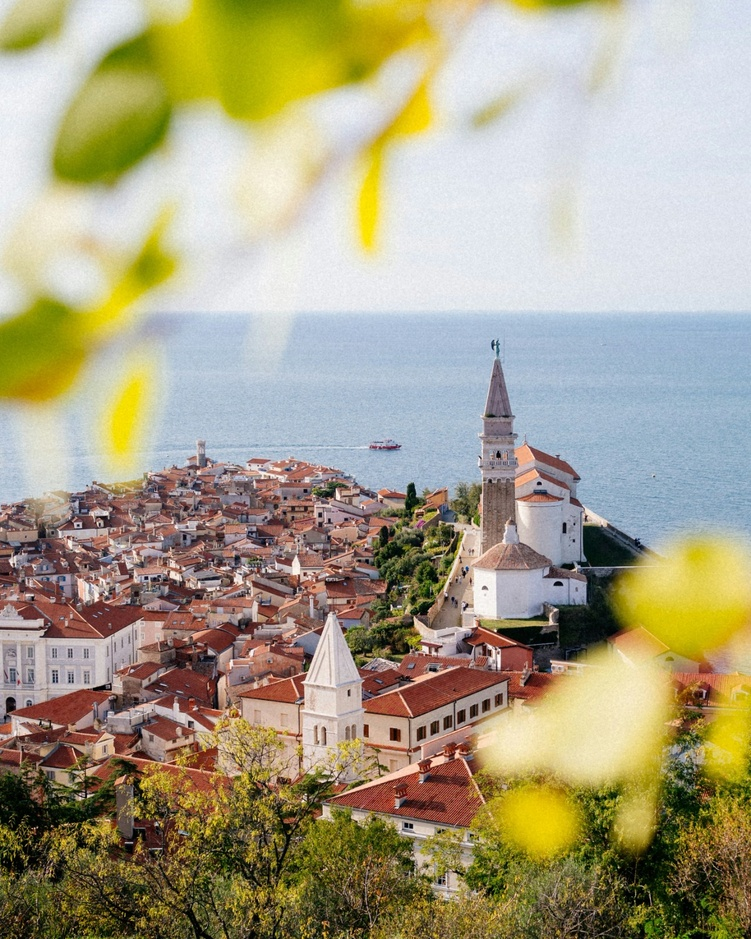
#> input picture Experiment 3 - Solutions by students/experiment-03/image.jpg.jpg, 751 x 939 px, shrunk from 1280 x 1600 before the run
$ python exp3.py   (older library calls are emulated)
#> lines starting #> are read from the running program, lines starting #| are printed output that depends on the picture
import os
import cv2
import numpy as np
import matplotlib.pyplot as plt

# 1. Load your image file
image_path = "image.jpg.jpg"

# Fallback check: look in the current script directory if not found in root
if not os.path.exists(image_path):
    script_dir = os.path.dirname(os.path.abspath(__file__))
    image_path = os.path.join(script_dir, "colourful.jpeg")

# Read as grayscale for clear filter and edge analysis
img = cv2.imread(image_path, cv2.IMREAD_GRAYSCALE)
#> img: shape (939, 751); min 0, max 255, mean 159.5

if img is None:
    raise FileNotFoundError(
        f"Could not find '{image_path}'. Make sure 'colourful.jpeg' is placed inside 'd:\\ss\\EXPIREMENT-03\\'"
    )

# 2. Generate Salt-and-Pepper Noise on the image
noisy_img = img.copy()
num_noise_pixels = int(0.05 * img.size * 0.5)
#> num_noise_pixels = 17629

# Add Salt (white pixels)
coords = [np.random.randint(0, i, num_noise_pixels) for i in img.shape]
noisy_img[tuple(coords)] = 255

# Add Pepper (black pixels)
coords = [np.random.randint(0, i, num_noise_pixels) for i in img.shape]
noisy_img[tuple(coords)] = 0
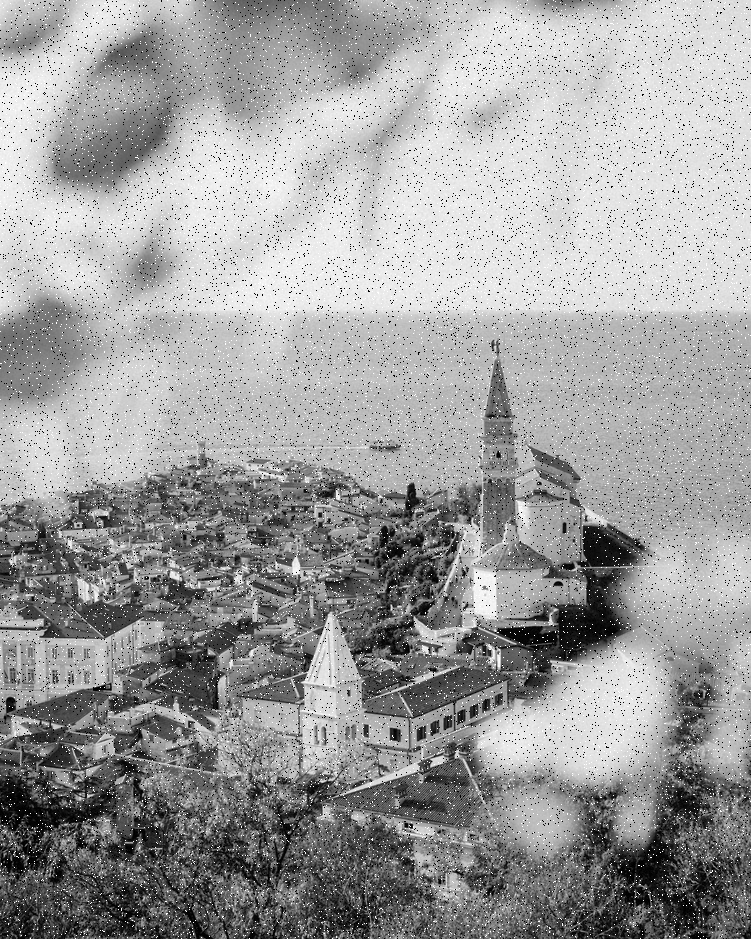
#> noisy_img: shape (939, 751); min 0, max 255, mean 157.9

# 3. Apply Low-Pass Filters (Smoothing & Denoising)
mean_filtered = cv2.blur(noisy_img, (5, 5))
gaussian_filtered = cv2.GaussianBlur(noisy_img, (5, 5), sigmaX=1.5)
median_filtered = cv2.medianBlur(noisy_img, 5)

# 4. Apply High-Pass Filters (Edge Detection)
sobel_x = cv2.Sobel(img, cv2.CV_64F, 1, 0, ksize=3)
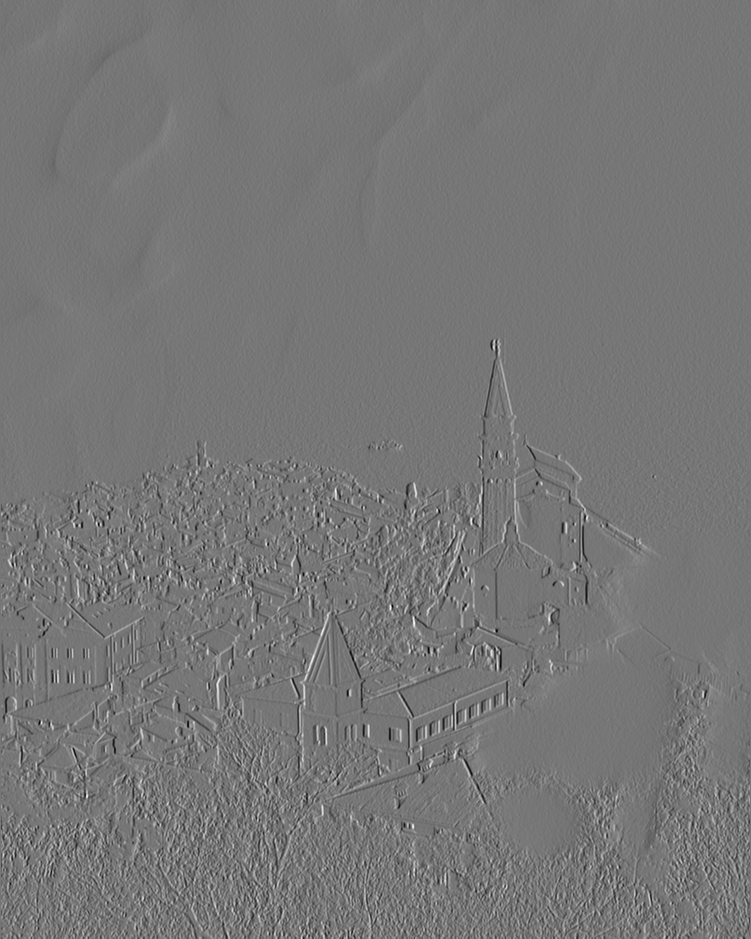
#> sobel_x: shape (939, 751) float64; min -754, max 864, mean 0.2; drawn with min black and max white
sobel_y = cv2.Sobel(img, cv2.CV_64F, 0, 1, ksize=3)
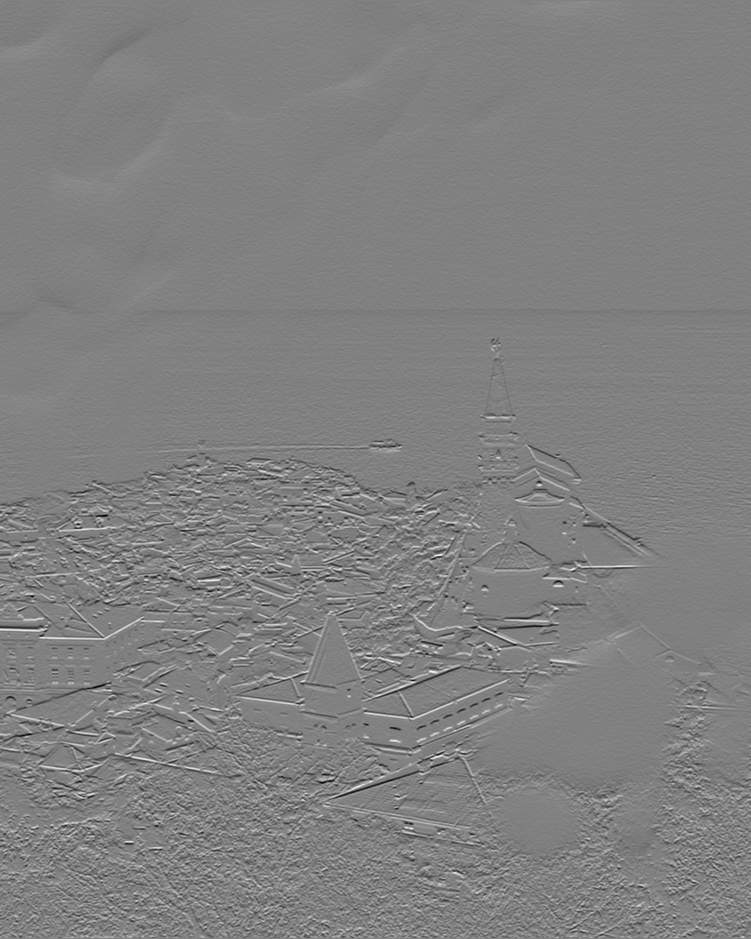
#> sobel_y: shape (939, 751) float64; min -829, max 809, mean -0.9; drawn with min black and max white
sobel_combined = cv2.convertScaleAbs(cv2.magnitude(sobel_x, sobel_y))
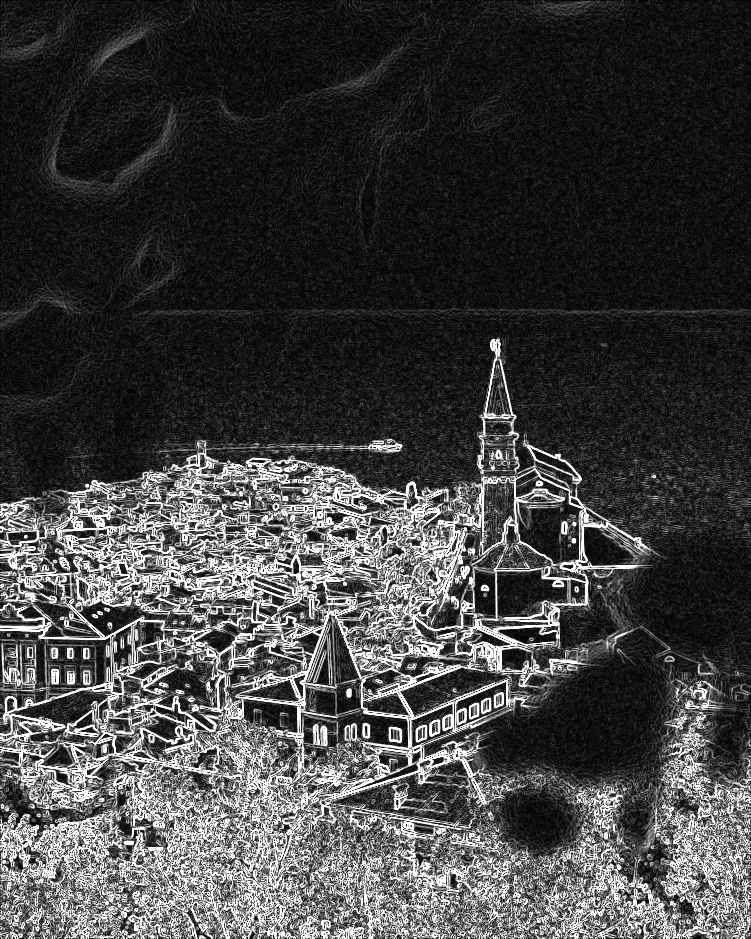
#> sobel_combined: shape (939, 751); min 0, max 255, mean 66
laplacian = cv2.convertScaleAbs(cv2.Laplacian(img, cv2.CV_64F, ksize=3))
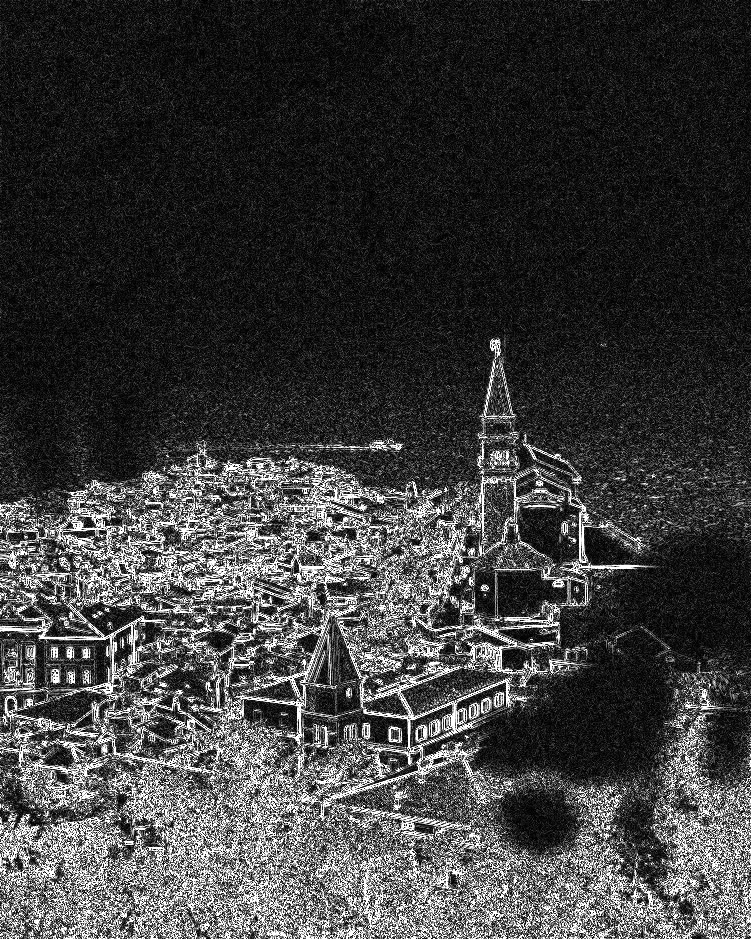
#> laplacian: shape (939, 751); min 0, max 255, mean 61.1

# 5. Plot the 8 steps into a single grid
fig, axes = plt.subplots(2, 4, figsize=(16, 8))

titles = [
    "Original Grayscale", "Noisy (Salt & Pepper)", "Mean Filter (5x5)", "Gaussian Filter (5x5)",
    "Median Filter (5x5)", "Sobel X (Vertical Edges)", "Sobel Magnitude (All Edges)", "Laplacian Filter"
]
images = [
    img, noisy_img, mean_filtered, gaussian_filtered,
    median_filtered, cv2.convertScaleAbs(sobel_x), sobel_combined, laplacian
]

for ax, title, image in zip(axes.ravel(), titles, images):
    ax.imshow(image, cmap="gray")
    ax.set_title(title, fontsize=10)
    ax.axis("off")
#> this loop made 8 passes
#> title on passes 1 to 8: 'Original Grayscale', 'Noisy (Salt & Pepper)', 'Mean Filter (5x5)', 'Gaussian Filter (5x5)', 'Median Filter (5x5)', 'Sobel X (Vertical Edges)', 'Sobel Magnitude (All Edges)', 'Laplacian Filter'

plt.tight_layout()

# Save the final result to disk so you can open it immediately
output_path = "output_result.png"
plt.savefig(output_path, dpi=300)
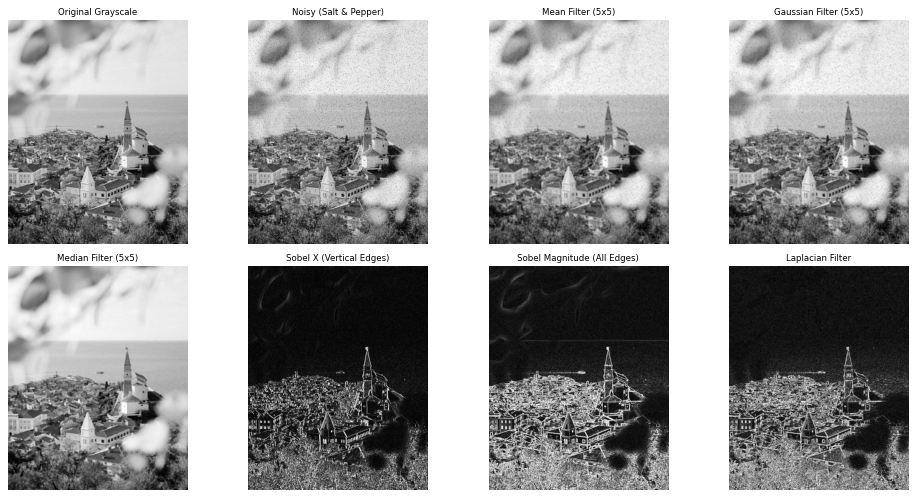
#> figure drawn by matplotlib, 8 panels
print(f"Success! Output image saved as: {output_path}")

# Display the window if running from an interactive terminal
plt.show(block=True)
